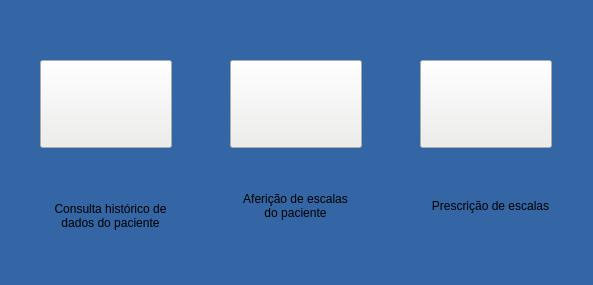
<?xml version="1.0" encoding="UTF-8"?>
<ui version="4.0">
 <class>menu_cadastro</class>
 <widget class="QWidget" name="menu_cadastro">
  <property name="windowModality">
   <enum>Qt::ApplicationModal</enum>
  </property>
  <property name="geometry">
   <rect>
    <x>0</x>
    <y>0</y>
    <width>593</width>
    <height>285</height>
   </rect>
  </property>
  <property name="sizePolicy">
   <sizepolicy hsizetype="Preferred" vsizetype="Preferred">
    <horstretch>0</horstretch>
    <verstretch>0</verstretch>
   </sizepolicy>
  </property>
  <property name="windowTitle">
   <string>Menu de Paciente</string>
  </property>
  <property name="layoutDirection">
   <enum>Qt::LeftToRight</enum>
  </property>
  <property name="styleSheet">
   <string notr="true">background-color: rgb(52, 101, 164);</string>
  </property>
  <property name="inputMethodHints">
   <set>Qt::ImhMultiLine</set>
  </property>
  <widget class="QLabel" name="label">
   <property name="geometry">
    <rect>
     <x>50</x>
     <y>170</y>
     <width>121</width>
     <height>91</height>
    </rect>
   </property>
   <property name="text">
    <string>Consulta histórico de dados do paciente</string>
   </property>
   <property name="alignment">
    <set>Qt::AlignCenter</set>
   </property>
   <property name="wordWrap">
    <bool>true</bool>
   </property>
  </widget>
  <widget class="QPushButton" name="Btn_consulta">
   <property name="geometry">
    <rect>
     <x>40</x>
     <y>60</y>
     <width>132</width>
     <height>88</height>
    </rect>
   </property>
   <property name="cursor">
    <cursorShape>PointingHandCursor</cursorShape>
   </property>
   <property name="toolTip">
    <string>Consulta histórico de dados do paciente</string>
   </property>
   <property name="styleSheet">
    <string notr="true">QPushButton:hover {   
    border: 20px solid yellow;
    border-radius: 45px;   
   
}
QPushButton{   
    background-color:rgb(238, 238, 236);
}</string>
   </property>
   <property name="text">
    <string/>
   </property>
   <property name="icon">
    <iconset>
     <normaloff>IMAGENS/icone_consulta.jpg</normaloff>IMAGENS/icone_consulta.jpg</iconset>
   </property>
   <property name="iconSize">
    <size>
     <width>120</width>
     <height>100</height>
    </size>
   </property>
  </widget>
  <widget class="QLabel" name="label_4">
   <property name="geometry">
    <rect>
     <x>430</x>
     <y>170</y>
     <width>121</width>
     <height>71</height>
    </rect>
   </property>
   <property name="text">
    <string>Prescrição de escalas</string>
   </property>
   <property name="alignment">
    <set>Qt::AlignCenter</set>
   </property>
   <property name="wordWrap">
    <bool>true</bool>
   </property>
  </widget>
  <widget class="QPushButton" name="Btn_prescricao">
   <property name="geometry">
    <rect>
     <x>420</x>
     <y>60</y>
     <width>132</width>
     <height>88</height>
    </rect>
   </property>
   <property name="cursor">
    <cursorShape>PointingHandCursor</cursorShape>
   </property>
   <property name="toolTip">
    <string>Prescrição de Escalas</string>
   </property>
   <property name="styleSheet">
    <string notr="true">QPushButton:hover {   
    border: 20px solid yellow;
    border-radius: 45px;   
   
}
QPushButton{   
    background-color:rgb(238, 238, 236);
}</string>
   </property>
   <property name="text">
    <string/>
   </property>
   <property name="icon">
    <iconset>
     <normaloff>IMAGENS/prescricao_de_escalas.png</normaloff>IMAGENS/prescricao_de_escalas.png</iconset>
   </property>
   <property name="iconSize">
    <size>
     <width>120</width>
     <height>100</height>
    </size>
   </property>
  </widget>
  <widget class="QLabel" name="label_5">
   <property name="geometry">
    <rect>
     <x>240</x>
     <y>170</y>
     <width>111</width>
     <height>71</height>
    </rect>
   </property>
   <property name="text">
    <string>Aferição de escalas do paciente</string>
   </property>
   <property name="alignment">
    <set>Qt::AlignCenter</set>
   </property>
   <property name="wordWrap">
    <bool>true</bool>
   </property>
  </widget>
  <widget class="QPushButton" name="Btn_afericao">
   <property name="geometry">
    <rect>
     <x>230</x>
     <y>60</y>
     <width>132</width>
     <height>88</height>
    </rect>
   </property>
   <property name="cursor">
    <cursorShape>PointingHandCursor</cursorShape>
   </property>
   <property name="acceptDrops">
    <bool>false</bool>
   </property>
   <property name="toolTip">
    <string>Aferição de escalas do paciente</string>
   </property>
   <property name="styleSheet">
    <string notr="true">QPushButton:hover {   
    border: 20px solid yellow;
    background-color: yellow;
    border-radius: 45px;   
   
}
QPushButton{   
    background-color:rgb(238, 238, 236);
}</string>
   </property>
   <property name="text">
    <string/>
   </property>
   <property name="icon">
    <iconset>
     <normaloff>IMAGENS/cadastro_de_pacientes.png</normaloff>IMAGENS/cadastro_de_pacientes.png</iconset>
   </property>
   <property name="iconSize">
    <size>
     <width>140</width>
     <height>100</height>
    </size>
   </property>
  </widget>
 </widget>
 <resources/>
 <connections/>
</ui>
